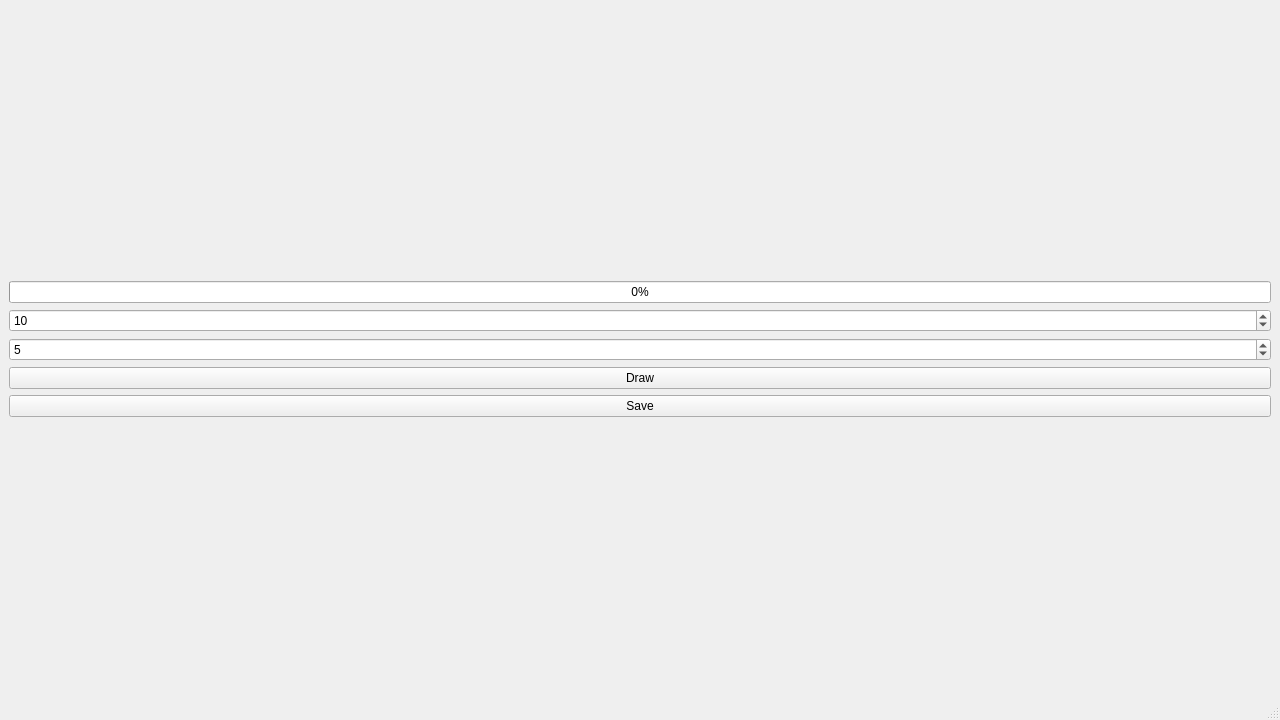
<?xml version="1.0" encoding="UTF-8"?>
<ui version="4.0">
 <class>MainWindow</class>
 <widget class="QMainWindow" name="MainWindow">
  <property name="geometry">
   <rect>
    <x>0</x>
    <y>0</y>
    <width>1280</width>
    <height>720</height>
   </rect>
  </property>
  <property name="windowTitle">
   <string>MainWindow</string>
  </property>
  <widget class="QWidget" name="centralwidget">
   <layout class="QVBoxLayout" name="verticalLayout_2">
    <item>
     <layout class="QVBoxLayout" name="verticalLayout">
      <item>
       <widget class="QProgressBar" name="progressBar">
        <property name="enabled">
         <bool>true</bool>
        </property>
        <property name="value">
         <number>0</number>
        </property>
       </widget>
      </item>
      <item>
       <widget class="QSpinBox" name="spinBox_threads">
        <property name="minimum">
         <number>1</number>
        </property>
        <property name="value">
         <number>10</number>
        </property>
       </widget>
      </item>
      <item>
       <widget class="QSpinBox" name="spinBox_scale">
        <property name="minimum">
         <number>1</number>
        </property>
        <property name="value">
         <number>5</number>
        </property>
       </widget>
      </item>
      <item>
       <widget class="QPushButton" name="pushButton">
        <property name="text">
         <string>Draw</string>
        </property>
       </widget>
      </item>
      <item>
       <widget class="QPushButton" name="pushButton_save">
        <property name="text">
         <string>Save</string>
        </property>
       </widget>
      </item>
     </layout>
    </item>
   </layout>
  </widget>
  <widget class="QMenuBar" name="menubar">
   <property name="geometry">
    <rect>
     <x>0</x>
     <y>0</y>
     <width>1280</width>
     <height>28</height>
    </rect>
   </property>
  </widget>
  <widget class="QStatusBar" name="statusbar"/>
 </widget>
 <resources/>
 <connections/>
</ui>
